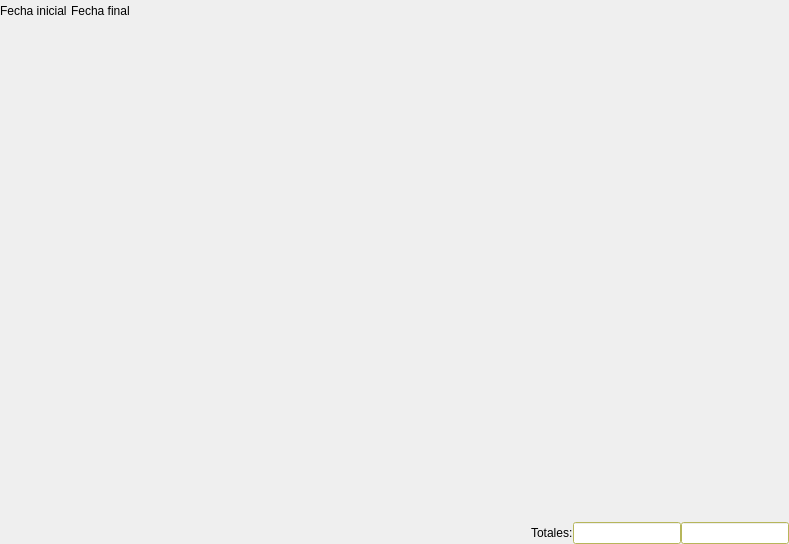
<ui version="4.0" >
 <author></author>
 <comment></comment>
 <exportmacro></exportmacro>
 <class>DiarioBase</class>
 <widget class="QWidget" name="DiarioBase" >
  <property name="geometry" >
   <rect>
    <x>0</x>
    <y>0</y>
    <width>789</width>
    <height>544</height>
   </rect>
  </property>
  <property name="windowTitle" >
   <string>Diario</string>
  </property>
  <property name="windowIcon" >
   <iconset/>
  </property>
  <layout class="QVBoxLayout" >
   <property name="margin" >
    <number>0</number>
   </property>
   <property name="spacing" >
    <number>0</number>
   </property>
   <item>
    <layout class="QHBoxLayout" >
     <property name="margin" >
      <number>0</number>
     </property>
     <property name="spacing" >
      <number>2</number>
     </property>
     <item>
      <widget class="QLabel" name="TextLabel1_3" >
       <property name="text" >
        <string>Fecha inicial</string>
       </property>
      </widget>
     </item>
     <item>
      <widget class="BusquedaFecha" name="m_fechainicial1" >
       <property name="sizePolicy" >
        <sizepolicy>
         <hsizetype>5</hsizetype>
         <vsizetype>5</vsizetype>
         <horstretch>0</horstretch>
         <verstretch>0</verstretch>
        </sizepolicy>
       </property>
      </widget>
     </item>
     <item>
      <widget class="QLabel" name="TextLabel1_2_2" >
       <property name="text" >
        <string>Fecha final</string>
       </property>
      </widget>
     </item>
     <item>
      <widget class="BusquedaFecha" name="m_fechafinal1" >
       <property name="sizePolicy" >
        <sizepolicy>
         <hsizetype>5</hsizetype>
         <vsizetype>5</vsizetype>
         <horstretch>0</horstretch>
         <verstretch>0</verstretch>
        </sizepolicy>
       </property>
      </widget>
     </item>
     <item>
      <spacer>
       <property name="orientation" >
        <enum>Qt::Horizontal</enum>
       </property>
       <property name="sizeType" >
        <enum>QSizePolicy::Expanding</enum>
       </property>
       <property name="sizeHint" >
        <size>
         <width>191</width>
         <height>21</height>
        </size>
       </property>
      </spacer>
     </item>
    </layout>
   </item>
   <item>
    <widget class="QTable1" name="m_listado" >
     <property name="sizePolicy" >
      <sizepolicy>
       <hsizetype>7</hsizetype>
       <vsizetype>7</vsizetype>
       <horstretch>0</horstretch>
       <verstretch>0</verstretch>
      </sizepolicy>
     </property>
    </widget>
   </item>
   <item>
    <layout class="QHBoxLayout" >
     <property name="margin" >
      <number>0</number>
     </property>
     <property name="spacing" >
      <number>0</number>
     </property>
     <item>
      <spacer>
       <property name="orientation" >
        <enum>Qt::Horizontal</enum>
       </property>
       <property name="sizeType" >
        <enum>QSizePolicy::Expanding</enum>
       </property>
       <property name="sizeHint" >
        <size>
         <width>340</width>
         <height>0</height>
        </size>
       </property>
      </spacer>
     </item>
     <item>
      <widget class="QLabel" name="TextLabel2" >
       <property name="text" >
        <string>Totales:</string>
       </property>
      </widget>
     </item>
     <item>
      <widget class="QLineEdit" name="totaldebe" >
       <property name="enabled" >
        <bool>false</bool>
       </property>
       <property name="sizePolicy" >
        <sizepolicy>
         <hsizetype>0</hsizetype>
         <vsizetype>0</vsizetype>
         <horstretch>0</horstretch>
         <verstretch>0</verstretch>
        </sizepolicy>
       </property>
       <property name="palette" >
        <palette>
         <active>
          <color>
           <red>0</red>
           <green>0</green>
           <blue>0</blue>
          </color>
          <color>
           <red>197</red>
           <green>194</green>
           <blue>197</blue>
          </color>
          <color>
           <red>255</red>
           <green>255</green>
           <blue>255</blue>
          </color>
          <color>
           <red>226</red>
           <green>224</green>
           <blue>226</blue>
          </color>
          <color>
           <red>98</red>
           <green>96</green>
           <blue>98</blue>
          </color>
          <color>
           <red>131</red>
           <green>129</green>
           <blue>131</blue>
          </color>
          <color>
           <red>0</red>
           <green>0</green>
           <blue>0</blue>
          </color>
          <color>
           <red>255</red>
           <green>255</green>
           <blue>255</blue>
          </color>
          <color>
           <red>0</red>
           <green>0</green>
           <blue>0</blue>
          </color>
          <color>
           <red>255</red>
           <green>255</green>
           <blue>255</blue>
          </color>
          <color>
           <red>255</red>
           <green>255</green>
           <blue>127</blue>
          </color>
          <color>
           <red>0</red>
           <green>0</green>
           <blue>0</blue>
          </color>
          <color>
           <red>0</red>
           <green>0</green>
           <blue>128</blue>
          </color>
          <color>
           <red>255</red>
           <green>255</green>
           <blue>255</blue>
          </color>
          <color>
           <red>0</red>
           <green>0</green>
           <blue>0</blue>
          </color>
          <color>
           <red>0</red>
           <green>0</green>
           <blue>0</blue>
          </color>
          <color>
           <red>231</red>
           <green>231</green>
           <blue>231</blue>
          </color>
         </active>
         <inactive>
          <color>
           <red>0</red>
           <green>0</green>
           <blue>0</blue>
          </color>
          <color>
           <red>197</red>
           <green>194</green>
           <blue>197</blue>
          </color>
          <color>
           <red>255</red>
           <green>255</green>
           <blue>255</blue>
          </color>
          <color>
           <red>226</red>
           <green>222</green>
           <blue>226</blue>
          </color>
          <color>
           <red>98</red>
           <green>96</green>
           <blue>98</blue>
          </color>
          <color>
           <red>131</red>
           <green>129</green>
           <blue>131</blue>
          </color>
          <color>
           <red>0</red>
           <green>0</green>
           <blue>0</blue>
          </color>
          <color>
           <red>255</red>
           <green>255</green>
           <blue>255</blue>
          </color>
          <color>
           <red>0</red>
           <green>0</green>
           <blue>0</blue>
          </color>
          <color>
           <red>255</red>
           <green>255</green>
           <blue>255</blue>
          </color>
          <color>
           <red>255</red>
           <green>255</green>
           <blue>127</blue>
          </color>
          <color>
           <red>0</red>
           <green>0</green>
           <blue>0</blue>
          </color>
          <color>
           <red>0</red>
           <green>0</green>
           <blue>128</blue>
          </color>
          <color>
           <red>255</red>
           <green>255</green>
           <blue>255</blue>
          </color>
          <color>
           <red>0</red>
           <green>0</green>
           <blue>255</blue>
          </color>
          <color>
           <red>255</red>
           <green>0</green>
           <blue>255</blue>
          </color>
          <color>
           <red>231</red>
           <green>231</green>
           <blue>231</blue>
          </color>
         </inactive>
         <disabled>
          <color>
           <red>0</red>
           <green>0</green>
           <blue>0</blue>
          </color>
          <color>
           <red>197</red>
           <green>194</green>
           <blue>197</blue>
          </color>
          <color>
           <red>255</red>
           <green>255</green>
           <blue>255</blue>
          </color>
          <color>
           <red>226</red>
           <green>222</green>
           <blue>226</blue>
          </color>
          <color>
           <red>98</red>
           <green>96</green>
           <blue>98</blue>
          </color>
          <color>
           <red>131</red>
           <green>129</green>
           <blue>131</blue>
          </color>
          <color>
           <red>128</red>
           <green>128</green>
           <blue>128</blue>
          </color>
          <color>
           <red>255</red>
           <green>255</green>
           <blue>255</blue>
          </color>
          <color>
           <red>128</red>
           <green>128</green>
           <blue>128</blue>
          </color>
          <color>
           <red>255</red>
           <green>255</green>
           <blue>255</blue>
          </color>
          <color>
           <red>255</red>
           <green>255</green>
           <blue>127</blue>
          </color>
          <color>
           <red>0</red>
           <green>0</green>
           <blue>0</blue>
          </color>
          <color>
           <red>0</red>
           <green>0</green>
           <blue>128</blue>
          </color>
          <color>
           <red>255</red>
           <green>255</green>
           <blue>255</blue>
          </color>
          <color>
           <red>0</red>
           <green>0</green>
           <blue>255</blue>
          </color>
          <color>
           <red>255</red>
           <green>0</green>
           <blue>255</blue>
          </color>
          <color>
           <red>231</red>
           <green>231</green>
           <blue>231</blue>
          </color>
         </disabled>
        </palette>
       </property>
       <property name="focusPolicy" >
        <enum>Qt::NoFocus</enum>
       </property>
       <property name="alignment" >
        <set>Qt::AlignRight</set>
       </property>
       <property name="readOnly" >
        <bool>true</bool>
       </property>
      </widget>
     </item>
     <item>
      <widget class="QLineEdit" name="totalhaber" >
       <property name="enabled" >
        <bool>false</bool>
       </property>
       <property name="sizePolicy" >
        <sizepolicy>
         <hsizetype>0</hsizetype>
         <vsizetype>0</vsizetype>
         <horstretch>0</horstretch>
         <verstretch>0</verstretch>
        </sizepolicy>
       </property>
       <property name="palette" >
        <palette>
         <active>
          <color>
           <red>0</red>
           <green>0</green>
           <blue>0</blue>
          </color>
          <color>
           <red>197</red>
           <green>194</green>
           <blue>197</blue>
          </color>
          <color>
           <red>255</red>
           <green>255</green>
           <blue>255</blue>
          </color>
          <color>
           <red>226</red>
           <green>224</green>
           <blue>226</blue>
          </color>
          <color>
           <red>98</red>
           <green>96</green>
           <blue>98</blue>
          </color>
          <color>
           <red>131</red>
           <green>129</green>
           <blue>131</blue>
          </color>
          <color>
           <red>0</red>
           <green>0</green>
           <blue>0</blue>
          </color>
          <color>
           <red>255</red>
           <green>255</green>
           <blue>255</blue>
          </color>
          <color>
           <red>0</red>
           <green>0</green>
           <blue>0</blue>
          </color>
          <color>
           <red>255</red>
           <green>255</green>
           <blue>255</blue>
          </color>
          <color>
           <red>255</red>
           <green>255</green>
           <blue>127</blue>
          </color>
          <color>
           <red>0</red>
           <green>0</green>
           <blue>0</blue>
          </color>
          <color>
           <red>0</red>
           <green>0</green>
           <blue>128</blue>
          </color>
          <color>
           <red>255</red>
           <green>255</green>
           <blue>255</blue>
          </color>
          <color>
           <red>0</red>
           <green>0</green>
           <blue>0</blue>
          </color>
          <color>
           <red>0</red>
           <green>0</green>
           <blue>0</blue>
          </color>
          <color>
           <red>231</red>
           <green>231</green>
           <blue>231</blue>
          </color>
         </active>
         <inactive>
          <color>
           <red>0</red>
           <green>0</green>
           <blue>0</blue>
          </color>
          <color>
           <red>197</red>
           <green>194</green>
           <blue>197</blue>
          </color>
          <color>
           <red>255</red>
           <green>255</green>
           <blue>255</blue>
          </color>
          <color>
           <red>226</red>
           <green>222</green>
           <blue>226</blue>
          </color>
          <color>
           <red>98</red>
           <green>96</green>
           <blue>98</blue>
          </color>
          <color>
           <red>131</red>
           <green>129</green>
           <blue>131</blue>
          </color>
          <color>
           <red>0</red>
           <green>0</green>
           <blue>0</blue>
          </color>
          <color>
           <red>255</red>
           <green>255</green>
           <blue>255</blue>
          </color>
          <color>
           <red>0</red>
           <green>0</green>
           <blue>0</blue>
          </color>
          <color>
           <red>255</red>
           <green>255</green>
           <blue>255</blue>
          </color>
          <color>
           <red>255</red>
           <green>255</green>
           <blue>127</blue>
          </color>
          <color>
           <red>0</red>
           <green>0</green>
           <blue>0</blue>
          </color>
          <color>
           <red>0</red>
           <green>0</green>
           <blue>128</blue>
          </color>
          <color>
           <red>255</red>
           <green>255</green>
           <blue>255</blue>
          </color>
          <color>
           <red>0</red>
           <green>0</green>
           <blue>255</blue>
          </color>
          <color>
           <red>255</red>
           <green>0</green>
           <blue>255</blue>
          </color>
          <color>
           <red>231</red>
           <green>231</green>
           <blue>231</blue>
          </color>
         </inactive>
         <disabled>
          <color>
           <red>128</red>
           <green>128</green>
           <blue>128</blue>
          </color>
          <color>
           <red>197</red>
           <green>194</green>
           <blue>197</blue>
          </color>
          <color>
           <red>255</red>
           <green>255</green>
           <blue>255</blue>
          </color>
          <color>
           <red>226</red>
           <green>222</green>
           <blue>226</blue>
          </color>
          <color>
           <red>98</red>
           <green>96</green>
           <blue>98</blue>
          </color>
          <color>
           <red>131</red>
           <green>129</green>
           <blue>131</blue>
          </color>
          <color>
           <red>128</red>
           <green>128</green>
           <blue>128</blue>
          </color>
          <color>
           <red>255</red>
           <green>255</green>
           <blue>255</blue>
          </color>
          <color>
           <red>128</red>
           <green>128</green>
           <blue>128</blue>
          </color>
          <color>
           <red>255</red>
           <green>255</green>
           <blue>255</blue>
          </color>
          <color>
           <red>255</red>
           <green>255</green>
           <blue>127</blue>
          </color>
          <color>
           <red>0</red>
           <green>0</green>
           <blue>0</blue>
          </color>
          <color>
           <red>0</red>
           <green>0</green>
           <blue>128</blue>
          </color>
          <color>
           <red>255</red>
           <green>255</green>
           <blue>255</blue>
          </color>
          <color>
           <red>0</red>
           <green>0</green>
           <blue>255</blue>
          </color>
          <color>
           <red>255</red>
           <green>0</green>
           <blue>255</blue>
          </color>
          <color>
           <red>231</red>
           <green>231</green>
           <blue>231</blue>
          </color>
         </disabled>
        </palette>
       </property>
       <property name="focusPolicy" >
        <enum>Qt::NoFocus</enum>
       </property>
       <property name="alignment" >
        <set>Qt::AlignRight</set>
       </property>
      </widget>
     </item>
    </layout>
   </item>
  </layout>
 </widget>
 <layoutdefault spacing="2" margin="5" />
 <pixmapfunction></pixmapfunction>
 <customwidgets>
  <customwidget>
   <class>BusquedaFecha</class>
   <extends></extends>
   <header>../../../bulmalib/busquedafecha.h</header>
   <container>0</container>
   <pixmap></pixmap>
  </customwidget>
  <customwidget>
   <class>QTable1</class>
   <extends></extends>
   <header>../../../bulmalib/qtable1.h</header>
   <container>1</container>
   <pixmap></pixmap>
  </customwidget>
 </customwidgets>
 <resources/>
 <connections/>
</ui>
